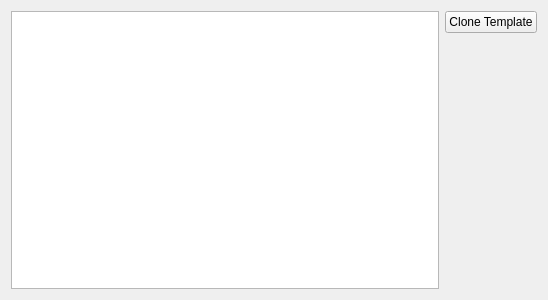
<?xml version="1.0" encoding="UTF-8"?>
<ui version="4.0">
 <class>TemplatePage</class>
 <widget class="QWidget" name="TemplatePage">
  <property name="geometry">
   <rect>
    <x>0</x>
    <y>0</y>
    <width>548</width>
    <height>300</height>
   </rect>
  </property>
  <layout class="QHBoxLayout" name="horizontalLayout">
   <item>
    <widget class="QTreeView" name="treeView">
     <attribute name="headerVisible">
      <bool>false</bool>
     </attribute>
    </widget>
   </item>
   <item>
    <layout class="QVBoxLayout" name="buttonLayout">
     <item>
      <widget class="QPushButton" name="extractButton">
       <property name="text">
        <string comment="@action:button">Clone Template</string>
       </property>
       <property name="icon">
        <iconset theme="archive-extract"/>
       </property>
      </widget>
     </item>
     <item>
      <spacer name="verticalSpacer">
       <property name="orientation">
        <enum>Qt::Vertical</enum>
       </property>
       <property name="sizeHint" stdset="0">
        <size>
         <width>20</width>
         <height>40</height>
        </size>
       </property>
      </spacer>
     </item>
    </layout>
   </item>
  </layout>
 </widget>
 <resources/>
 <connections/>
</ui>
